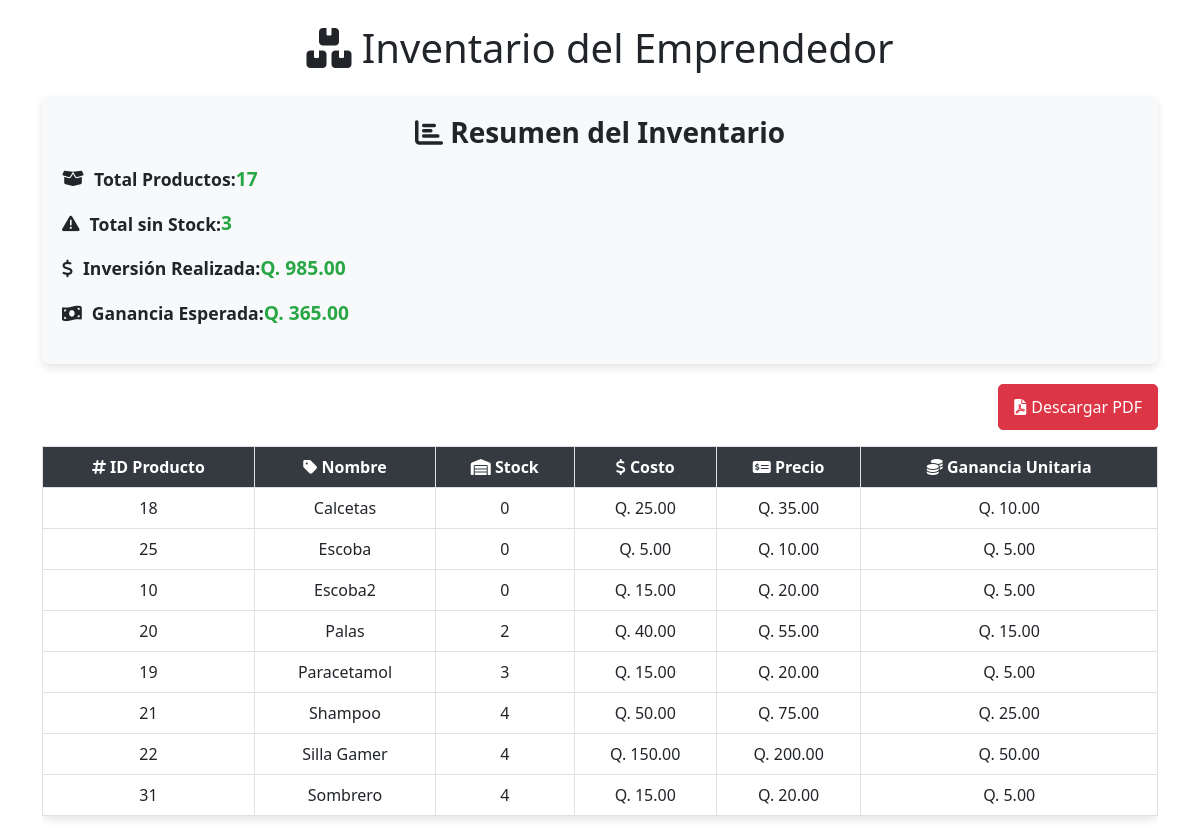
Page /public/emprendedor/ver_inventario.php (signed in) on the committed database.
### tables this page shows
CREATE TABLE `producto` (
  `id_producto` int(11) NOT NULL AUTO_INCREMENT,
  `id_negocio` int(11) DEFAULT NULL,
  `id_categoria` int(11) DEFAULT NULL,
  `nombre_producto` varchar(255) NOT NULL,
  `descripcion` text DEFAULT NULL,
  `costo` decimal(10,0) NOT NULL,
  `precio` decimal(10,2) NOT NULL,
  `stock` int(11) NOT NULL,
  `imagen` varchar(255) DEFAULT NULL,
  `estado` varchar(50) NOT NULL,
  `fecha_actualizacion` timestamp NOT NULL DEFAULT current_timestamp() ON UPDATE current_timestamp(),
  `id_emprendedor` int(11) NOT NULL,
  `tiene_promocion` tinyint(1) DEFAULT 0,
  `precio_promocional` decimal(10,2) DEFAULT NULL,
  `slug` varchar(255) NOT NULL,
  `imagen_alt` varchar(255) DEFAULT NULL,
  `meta_title` varchar(255) DEFAULT NULL,
  `meta_description` text DEFAULT NULL,
  PRIMARY KEY (`id_producto`),
  KEY `id_negocio` (`id_negocio`),
  KEY `id_categoria` (`id_categoria`),
  KEY `fk_producto_emprendedor` (`id_emprendedor`),
  CONSTRAINT `fk_producto_emprendedor` FOREIGN KEY (`id_emprendedor`) REFERENCES `emprendedor` (`id_emprendedor`) ON DELETE CASCADE ON UPDATE CASCADE,
  CONSTRAINT `producto_ibfk_1` FOREIGN KEY (`id_negocio`) REFERENCES `negocio` (`id_negocio`),
  CONSTRAINT `producto_ibfk_2` FOREIGN KEY (`id_categoria`) REFERENCES `categoria` (`id_categoria`)
);

### public/emprendedor/ver_inventario.php (the view, shortened to what this page needs)
<?php
$database = new Database();
$db = $database->getConnection();
$id_emprendedor = $_SESSION['id_emprendedor'];
$order_by = isset($_GET['order_by']) ? $_GET['order_by'] : 'nombre_producto';
$order_direction = isset($_GET['order_direction']) && $_GET['order_direction'] == 'desc' ? 'desc' : 'asc';
$query = "SELECT id_producto, nombre_producto, stock, precio, costo, (precio - costo) AS ganancia_unitaria
          FROM producto
          WHERE id_emprendedor = :id_emprendedor
          ORDER BY $order_by $order_direction";
$stmt = $db->prepare($query);
$stmt->bindParam(':id_emprendedor', $id_emprendedor);
$stmt->execute();
$productos = $stmt->fetchAll(PDO::FETCH_ASSOC);
$total_inversion = 0;
$total_ganancia_esperada = 0;
$total_productos = 0;
$total_sin_stock = 0;
foreach ($productos as $producto) {
    $total_inversion += $producto['costo'] * $producto['stock'];
    $total_ganancia_esperada += $producto['ganancia_unitaria'] * $producto['stock'];
    $total_productos += $producto['stock'];
    if ($producto['stock'] == 0) {
        $total_sin_stock++;
    }
}
?>
<!DOCTYPE html>
<html lang="es">
<head>
    <link href="https://cdn.jsdelivr.net/npm/bootstrap@5.3.0/dist/css/bootstrap.min.css" rel="stylesheet">
    <link rel="stylesheet" href="https://cdnjs.cloudflare.com/ajax/libs/font-awesome/6.0.0-beta3/css/all.min.css">
</head>
<body>
    <div class="container mt-4">
        <h1 class="text-center mb-4"><i class="fas fa-boxes"></i> Inventario del Emprendedor</h1>
        <div class="summary-box">
            <h3><i class="fas fa-chart-bar"></i> Resumen del Inventario</h3>
            <p><i class="fas fa-box-open"></i> <strong>Total Productos:</strong> <span class="highlight"><?php echo $total_productos; ?></span></p>
            <p><i class="fas fa-exclamation-triangle"></i> <strong>Total sin Stock:</strong> <span class="highlight"><?php echo $total_sin_stock; ?></span></p>
            <p><i class="fas fa-dollar-sign"></i> <strong>Inversión Realizada:</strong> <span class="highlight">Q. <?php echo number_format($total_inversion, 2); ?></span></p>
            <p><i class="fas fa-money-bill-wave"></i> <strong>Ganancia Esperada:</strong> <span class="highlight">Q. <?php echo number_format($total_ganancia_esperada, 2); ?></span></p>
        </div>
        <div class="d-flex justify-content-end mb-3">
            <a id="pdf-link" href="ver_inventario.php?download=pdf&order_by=<?php echo $order_by; ?>&order_direction=<?php echo $order_direction; ?>" class="btn btn-danger">
                <i class="fas fa-file-pdf"></i> Descargar PDF
            </a>
        </div>
        <div id="tabla-inventario" class="table-responsive">
            <table class="table table-bordered table-inventario">
                <thead>
                    <tr>
                        <th><a href="#" class="order-link" data-order_by="id_producto" data-order_direction="asc"><i class="fas fa-hashtag"></i> ID Producto</a></th>
                        <th><a href="#" class="order-link" data-order_by="nombre_producto" data-order_direction="asc"><i class="fas fa-tag"></i> Nombre</a></th>
                        <th><a href="#" class="order-link" data-order_by="stock" data-order_direction="asc"><i class="fas fa-warehouse"></i> Stock</a></th>
                        <th><a href="#" class="order-link" data-order_by="costo" data-order_direction="asc"><i class="fas fa-dollar-sign"></i> Costo</a></th>
                        <th><a href="#" class="order-link" data-order_by="precio" data-order_direction="asc"><i class="fas fa-money-check-alt"></i> Precio</a></th>
                        <th><a href="#" class="order-link" data-order_by="ganancia_unitaria" data-order_direction="asc"><i class="fas fa-coins"></i> Ganancia Unitaria</a></th>
                    </tr>
                </thead>
                <tbody>
                    <?php if (!empty($productos)) : ?>
                        <?php foreach ($productos as $producto): ?>
                            <tr>
                                <td><?php echo $producto['id_producto']; ?></td>
                                <td><?php echo $producto['nombre_producto']; ?></td>
                                <td><?php echo $producto['stock']; ?></td>
                                <td>Q. <?php echo number_format($producto['costo'], 2); ?></td>
                                <td>Q. <?php echo number_format($producto['precio'], 2); ?></td>
                                <td>Q. <?php echo number_format($producto['ganancia_unitaria'], 2); ?></td>
                            </tr>
                        <?php endforeach; ?>
                    <?php else : ?>
                        <tr>
                            <td colspan="6">No hay productos disponibles.</td>
                        </tr>
                    <?php endif; ?>
                </tbody>
            </table>
        </div>
    </div>
</body>
</html>

### public/emprendedor/ver_inventario.php (style rules this page uses)
.summary-box { background-color: #f8f9fa; padding: 20px; border-radius: 8px; box-shadow: 0px 4px 8px rgba(0, 0, 0, 0.1); margin-bottom: 20px; }
.summary-box h3 { font-weight: bold; margin-bottom: 15px; text-align: center; }
.summary-box p { font-size: 1.1rem; display: flex; align-items: center; }
.summary-box p i { margin-right: 10px; }
.summary-box .highlight { font-weight: bold; font-size: 1.2rem; color: #28a745; }
.table-inventario { background-color: white; border-radius: 8px; box-shadow: 0px 4px 8px rgba(0, 0, 0, 0.1); }
.table-inventario th { background-color: #343a40; color: white; text-align: center; }
.table-inventario td { text-align: center; }
.table-inventario th a { color: white; text-decoration: none; }
.btn-danger { background-color: #dc3545; border-color: #dc3545; padding: 10px 15px; font-size: 1rem; border-radius: 5px; display: flex; align-items: center; justify-content: center; }
.btn-danger i { margin-right: 5px; }

### rows in the picture
producto: id_producto "18", nombre_producto "Calcetas", stock "0", costo "25.00", precio "35.00", ganancia_unitaria "10.00"
producto: id_producto "25", nombre_producto "Escoba", stock "0", costo "5.00", precio "10.00", ganancia_unitaria "5.00"
producto: id_producto "10", nombre_producto "Escoba2", stock "0", costo "15.00", precio "20.00", ganancia_unitaria "5.00"
producto: id_producto "20", nombre_producto "Palas", stock "2", costo "40.00", precio "55.00", ganancia_unitaria "15.00"
producto: id_producto "19", nombre_producto "Paracetamol", stock "3", costo "15.00", precio "20.00", ganancia_unitaria "5.00"
producto: id_producto "21", nombre_producto "Shampoo", stock "4", costo "50.00", precio "75.00", ganancia_unitaria "25.00"
producto: id_producto "22", nombre_producto "Silla Gamer", stock "4", costo "150.00", precio "200.00", ganancia_unitaria "50.00"
producto: id_producto "31", nombre_producto "Sombrero", stock "4", costo "15.00", precio "20.00", ganancia_unitaria "5.00"

### other values in the picture
$total_productos "17"
$total_sin_stock "3"
$total_inversion "985.00"
$total_ganancia_esperada "365.00"
